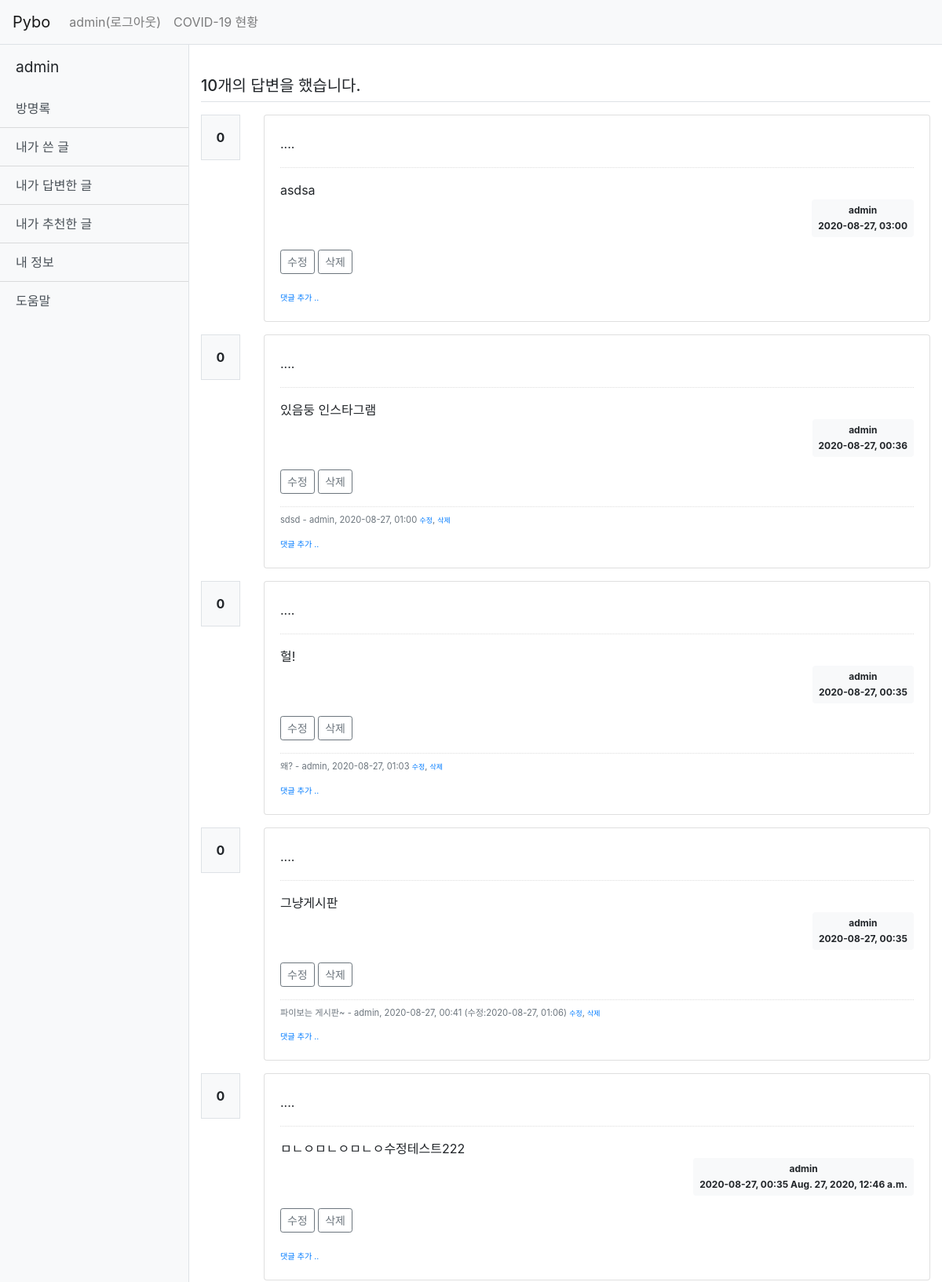
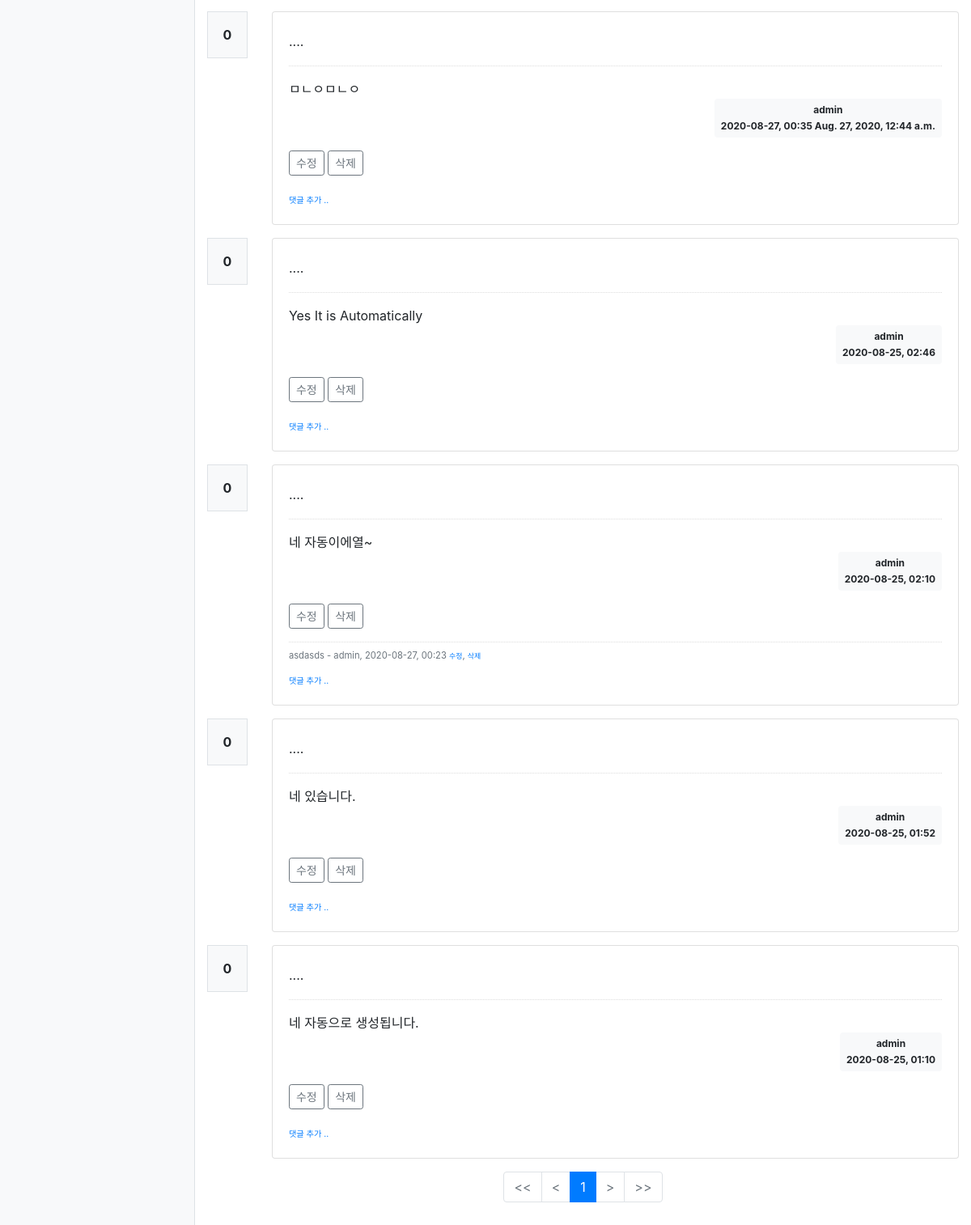
The page /pybo/answer/list/ (signed in) on the database its author committed (2 pictures, top to bottom).
### pybo/models.py (models this page shows, shortened)
class Answer(models.Model):
    question = models.ForeignKey(Question, on_delete=models.CASCADE)
    content = models.TextField()
    create_date = models.DateTimeField()
    modify_date = models.DateTimeField(null=True, blank=True)
    author = models.ForeignKey(User, on_delete=models.CASCADE)
    voter = models.ManyToManyField(User, related_name='voter_answer')

class Comment(models.Model):
    author = models.ForeignKey(User, on_delete=models.CASCADE)
    content = models.TextField()
    create_date = models.DateTimeField()
    modify_date = models.DateTimeField(null=True, blank=True)
    question = models.ForeignKey(Question,null=True,blank=True, on_delete=models.CASCADE)
    answer = models.ForeignKey(Answer,null=True,blank=True,on_delete=models.CASCADE)
    user = models.ManyToManyField(User,related_name='user_comment')

### pybo/views/person_views.py (the view)
# urls.py: path('answer/list/',person_views.my_answer,name='my_answer'),
@login_required(login_url='common:login')
def my_answer(request):
    page = request.GET.get('page', '1')
    answer=Answer.objects.filter(author=request.user).order_by('-create_date')
    length = len(answer)
    paginator = Paginator(answer, 10)
    page_obj = paginator.get_page(page)
    context = {"answer_list": page_obj, 'page': page,'total':length}
    return render(request, 'person/my_answer_list.html', context)

### pybo/templatetags/pybo_filter.py (called while the page is built)
@register.filter
def datetime(time):
    return time.strftime('%Y-%m-%d, %H:%M')

### templates/person/my_answer_list.html (shortened to what this page needs)
{% extends 'base.html' %}
{% load pybo_filter %}
{% block content %}
<div class="container my-3">
<h5 class="border-bottom my-3 py-2">{{ total }}개의 답변을 했습니다.</h5>
    {% for answer in answer_list %}
    <div class="row my-3">
        <div class="col-1">
            <div class="bg-light text-center p-3 border font-weight-bolder mb-1">{{answer.voter.count}}</div>
        </div>
        <div class="col-11">
            <div class="card">
                <div class="card-body">
                    <p class="lead" name="{{ answer.question.id }}" >
                        <small>....</small>
                    </p>
                    <div class="comment py-2 text-muted"/>
                    </div>
                    <div class="card-text" style="white-space: pre-line;">{{ answer.content }}</div>
                    <div class="d-flex justify-content-end">
                        <div class="badge badge-light p-2">
                            <div class="mb-2">{{ answer.author.username }}</div>
                            {{ answer.create_date|datetime }}
                            {% if answer.modify_date %}
                            {{ answer.modify_date }}
                            {% endif %}
                        </div>
                    </div>
                    <div class="my-3">
                        <a href="{% url 'pybo:person_answer_modify' answer.id %}"
                           class="btn btn-sm btn-outline-secondary">수정</a>
                        <a href="#" data-uri="{% url 'pybo:person_answer_delete' answer.id %}"
                           class="delete btn btn-sm btn-outline-secondary">삭제</a>
                    </div>
                    {% if answer.comment_set.count > 0 %}
                    <div class="mt-3">
                    {% for comment in answer.comment_set.all %}
                        <div class="comment py-2 text-muted">
                            <span style="white-space: pre-line;">{{ comment.content }}</span>
                            <span>
                                - {{ comment.author }}, {{ comment.create_date|datetime }}
                                {% if comment.modify_date %}
                                (수정:{{ comment.modify_date|datetime }})
                                {% endif %}
                            </span>
                            {% if request.user == comment.author %}
                            <a href="{% url 'pybo:person_comment_modify_answer' comment.id %}" class="small">수정</a>,
                            <a href="#" class="small delete"
                            data-uri="{% url 'pybo:person_comment_delete_answer' comment.id %}">삭제</a>
                            {% endif %}
                        </div>
                    {% endfor %}
                    </div>
                    {% endif %}
                    <div>
                        <a href="{% url 'pybo:person_comment_create_answer' answer.id %}"
                        class="small"><small>댓글 추가 ..</small></a>
                    </div>
                </div>
            </div>
        </div>
    </div>
    {% endfor %}
    <ul class="pagination justify-content-center">
        {% if answer_list.has_previous %}
        <li class="page-item">
            <a class="page-link" data-page="{{ 1 }}" href="#"> << </a>
        </li>
        <li class="page-item">
            <a class="page-link" data-page="{{ answer_list.previous_page_number }}" href="#"> < </a>
        </li>
        {% else %}
         <li class="page-item disabled">
            <a class="page-link"> << </a>
        </li>
        <li class="page-item disabled">
            <a class="page-link" tabindex="-1" aria-disabled="true" href="#"> < </a>
        </li>
        {% endif %}
        {% for page_number in answer_list.paginator.page_range %}
            {% if page_number >= answer_list.number|add:-5 and page_number <= answer_list.number|add:5 %}
            {% if page_number == answer_list.number %}
            <li class="page-item active" aria-current="page">
                <a class="page-link" data-page="{{ page_number }}" href="#">{{ page_number }}</a>
            </li>
            {% else %}
            <li class="page-item">
                <a class="page-link" data-page="{{ page_number }}"href="#" >{{ page_number }}</a>
            </li>
            {% endif %}
            {% endif %}
        {% endfor %}
        {% if answer_list.has_next %}
        <li class="page-item">
            <a class="page-link" data-page="{{ answer_list.next_page_number }}" href="#"> > </a>
        </li>
        <li class="page-item">
            <a class="page-link" data-page="{{ answer_list.paginator.count }}" href="#" > >> </a>
        </li>
        {% else %}
        <li class="page-item disabled">
            <a class="page-link" tabindex="-1" aria-disabled="true" href="#"> > </a>
        </li>
        <li class="page-item disabled">
            <a class="page-link"> >> </a>
        </li>
        {% endif %}
    </ul>
{% endblock %}

### templates/base.html (shortened to what this page needs)
<!DOCTYPE html>
{% load static %}
<html lang="ko">
<head>
    <link rel="stylesheet" type="text/css" href="{% static 'bootstrap.min.css' %}">
    <link rel="stylesheet" type="text/css" href="{% static 'style.css' %}">
    <link rel="stylesheet" type="text/css" href="{% static 'simple-sidebar.css' %}">
</head>
<body>
{% include 'navbar.html' %}
  <div class="d-flex" id="wrapper">
    <div class="bg-light border-right" id="sidebar-wrapper">
      <div class="sidebar-heading">{{ request.user.username }}</div>
      <div class="list-group list-group-flush">
        <a href="{% url 'common:visitor' %}" class="list-group-item list-group-item-action bg-light">방명록</a>
        <a href="{% url 'pybo:list' %}" class="list-group-item list-group-item-action bg-light">내가 쓴 글</a>
        <a href="{% url 'pybo:my_answer' %}" class="list-group-item list-group-item-action bg-light">내가 답변한 글</a>
        <a href="{% url 'pybo:my_voter' %}" class="list-group-item list-group-item-action bg-light">내가 추천한 글</a>
        <a href="{% url 'common:profile' %}" class="list-group-item list-group-item-action bg-light">내 정보</a>
        <a href="https://www.google.com" target="_blank" class="list-group-item list-group-item-action bg-light">도움말</a>
      </div>
    </div>
{% block content %}
{% endblock %}
</body>
</html>

### templates/navbar.html (shortened to what this page needs)
<nav class="navbar navbar-expand-lg navbar-light bg-light border-bottom">
    <a class="navbar-brand" href="{% url 'pybo:index' %}">Pybo</a>
    <div class="collapse navbar-collapse flex-grow-0" id="navbarNav">
        <ul class="navbar-nav">
                {% if user.is_authenticated %}
                <li class="nav-item ">
                    <a class="nav-link" href="{% url 'common:logout' %}">{{ user.username }}(로그아웃)</a>
                {% else %}
                <li class="nav-item ">
                    <a class="nav-link" href="{% url 'common:login' %}">로그인</a>
                {% endif %}
                <li class="nav-item ">
                    <a class="nav-link" href="{% url 'common:covid' %}">COVID-19 현황</a>
            </li>
        </ul>
    </div>
</nav>

### static/style.css (style rules this page uses)
.comment { border-top:dotted 1px #ddd; font-size:0.7em; }

### static/simple-sidebar.css (style rules this page uses)
#wrapper { overflow-x: hidden; }
#sidebar-wrapper { min-height: 100vh; margin-left: -15rem; -webkit-transition: margin .25s ease-out; -moz-transition: margin .25s ease-out; -o-transition: margin .25s ease-out; transition: margin .25s ease-out; }
#sidebar-wrapper .sidebar-heading { padding: 0.875rem 1.25rem; font-size: 1.2rem; }
#sidebar-wrapper .list-group { width: 15rem; }
@media (min-width: 768px) { #sidebar-wrapper { margin-left: 0; } }

### rows shown on the page
Answer: voter.count "0", content "asdsa", author.username "admin", create_date "2020-08-27, 03:00"
Answer: voter.count "0", content "있음둥 인스타그램", author.username "admin", create_date "2020-08-27, 00:36"
Comment: content "sdsd", author "admin", create_date "2020-08-27, 01:00", shows "수정"
Answer: voter.count "0", content "헐!", author.username "admin", create_date "2020-08-27, 00:35"
Comment: content "왜?", author "admin", create_date "2020-08-27, 01:03", shows "수정"
Answer: voter.count "0", content "그냥게시판", author.username "admin", create_date "2020-08-27, 00:35"
Comment: content "파이보는 게시판~", author "admin", create_date "2020-08-27, 00:41", modify_date "2020-08-27, 01:06", shows "수정"
Answer: voter.count "0", content "ㅁㄴㅇㅁㄴㅇㅁㄴㅇ수정테스트222", author.username "admin", create_date "2020-08-27, 00:35", modify_date "Aug. 27, 2020, 12:46 a.m."
Answer: voter.count "0", content "ㅁㄴㅇㅁㄴㅇ", author.username "admin", create_date "2020-08-27, 00:35", modify_date "Aug. 27, 2020, 12:44 a.m."
Answer: voter.count "0", content "Yes It is Automatically", author.username "admin", create_date "2020-08-25, 02:46"
Answer: voter.count "0", content "네 자동이에열~", author.username "admin", create_date "2020-08-25, 02:10"
Comment: content "asdasds", author "admin", create_date "2020-08-27, 00:23", shows "수정"
Answer: voter.count "0", content "네 있습니다.", author.username "admin", create_date "2020-08-25, 01:52"
Answer: voter.count "0", content "네 자동으로 생성됩니다.", author.username "admin", create_date "2020-08-25, 01:10"

### other values the page prints
{{ user.username }} "admin"
{{ request.user.username }} "admin"
{{ total }} "10"
{{ page_number }} "1"
